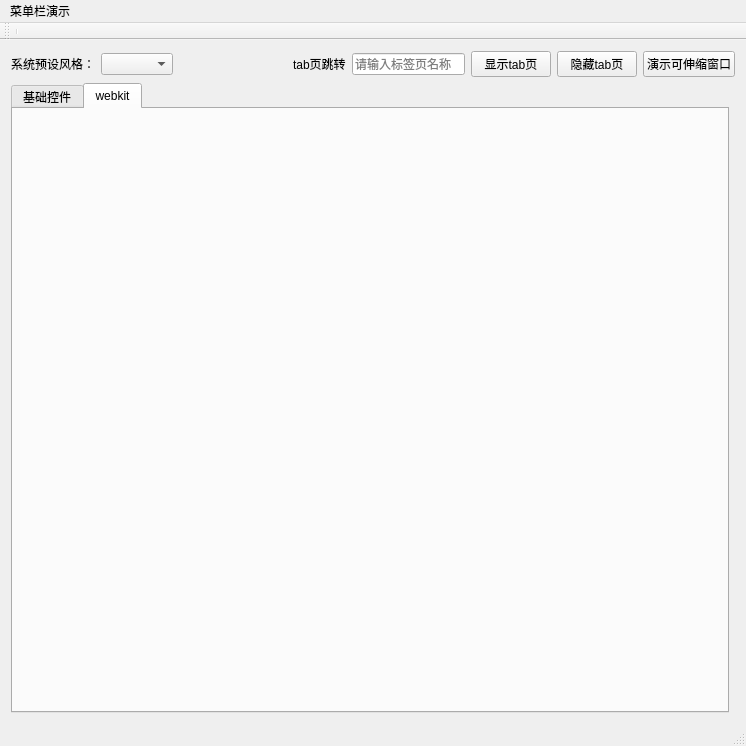
<?xml version="1.0" encoding="UTF-8"?>
<ui version="4.0">
 <class>MainWindow</class>
 <widget class="QMainWindow" name="MainWindow">
  <property name="geometry">
   <rect>
    <x>0</x>
    <y>0</y>
    <width>746</width>
    <height>704</height>
   </rect>
  </property>
  <property name="windowTitle">
   <string>MainWindow</string>
  </property>
  <widget class="QWidget" name="centralWidget">
   <layout class="QGridLayout" name="gridLayout_2">
    <item row="1" column="0" colspan="2">
     <layout class="QHBoxLayout" name="horizontalLayout">
      <item>
       <widget class="QLabel" name="label_3">
        <property name="text">
         <string>系统预设风格：</string>
        </property>
       </widget>
      </item>
      <item>
       <widget class="QComboBox" name="comboBox_2">
        <property name="editable">
         <bool>false</bool>
        </property>
        <property name="duplicatesEnabled">
         <bool>false</bool>
        </property>
        <property name="frame">
         <bool>true</bool>
        </property>
       </widget>
      </item>
      <item>
       <spacer name="horizontalSpacer">
        <property name="orientation">
         <enum>Qt::Horizontal</enum>
        </property>
        <property name="sizeHint" stdset="0">
         <size>
          <width>40</width>
          <height>20</height>
         </size>
        </property>
       </spacer>
      </item>
      <item>
       <widget class="QLabel" name="label_4">
        <property name="text">
         <string>tab页跳转</string>
        </property>
       </widget>
      </item>
      <item>
       <widget class="QLineEdit" name="lineEdit_2">
        <property name="placeholderText">
         <string>请输入标签页名称</string>
        </property>
       </widget>
      </item>
      <item>
       <widget class="QPushButton" name="pushButton_7">
        <property name="text">
         <string>显示tab页</string>
        </property>
       </widget>
      </item>
      <item>
       <widget class="QPushButton" name="pushButton_6">
        <property name="text">
         <string>隐藏tab页</string>
        </property>
       </widget>
      </item>
      <item>
       <widget class="QPushButton" name="pushButton_5">
        <property name="text">
         <string>演示可伸缩窗口</string>
        </property>
       </widget>
      </item>
     </layout>
    </item>
    <item row="2" column="0">
     <widget class="QTabWidget" name="tabWidget_2">
      <property name="currentIndex">
       <number>1</number>
      </property>
      <widget class="QWidget" name="tab_3">
       <attribute name="title">
        <string>基础控件</string>
       </attribute>
       <layout class="QGridLayout" name="gridLayout_3">
        <item row="0" column="0" colspan="2">
         <widget class="QToolBox" name="toolBox">
          <property name="currentIndex">
           <number>0</number>
          </property>
          <widget class="QWidget" name="page">
           <property name="geometry">
            <rect>
             <x>0</x>
             <y>0</y>
             <width>698</width>
             <height>69</height>
            </rect>
           </property>
           <attribute name="label">
            <string>富文本框标签</string>
           </attribute>
           <layout class="QVBoxLayout" name="verticalLayout_5">
            <item>
             <widget class="QLabel" name="label_2">
              <property name="text">
               <string>&lt;html&gt;&lt;head/&gt;&lt;body&gt;&lt;pre style=&quot; margin-top:0px; margin-bottom:0px; margin-left:40px; margin-right:40px; -qt-block-indent:1; text-indent:0px;&quot;&gt;&lt;span style=&quot; font-family:'Courier New'; font-size:12px; color:#333333; vertical-align:top;&quot;&gt;这也是一个文本标签，支持html，示例代码如下。&lt;/span&gt;&lt;/pre&gt;&lt;pre style=&quot; margin-top:0px; margin-bottom:0px; margin-left:40px; margin-right:40px; -qt-block-indent:1; text-indent:0px;&quot;&gt;&lt;a href=&quot;http://qt-project.org/doc/qt-4.8/qlabel.html&quot;&gt;&lt;span style=&quot; font-family:'Courier New'; font-size:12px; text-decoration: underline; color:#566e19; vertical-align:top;&quot;&gt;QLabel&lt;/span&gt;&lt;/a&gt;&lt;span style=&quot; font-family:'Courier New'; font-size:12px; color:#000000; vertical-align:top;&quot;&gt;*&lt;/span&gt;&lt;span style=&quot; font-family:'Courier New'; font-size:12px; color:#333333; vertical-align:top;&quot;&gt;label &lt;/span&gt;&lt;span style=&quot; font-family:'Courier New'; font-size:12px; color:#000000; vertical-align:top;&quot;&gt;=&lt;/span&gt;&lt;span style=&quot; font-family:'Courier New'; font-size:12px; color:#009900; vertical-align:top;&quot;&gt;new&lt;/span&gt;&lt;a href=&quot;http://qt-project.org/doc/qt-4.8/qlabel.html&quot;&gt;&lt;span style=&quot; font-family:'Courier New'; font-size:12px; text-decoration: underline; color:#566e19; vertical-align:top;&quot;&gt;QLabel&lt;/span&gt;&lt;/a&gt;&lt;span style=&quot; font-family:'Courier New'; font-size:12px; color:#000000; vertical-align:top;&quot;&gt;(&lt;/span&gt;&lt;span style=&quot; font-family:'Courier New'; font-size:12px; color:#666666; vertical-align:top;&quot;&gt;&amp;quot;&amp;lt;h2&amp;gt;&amp;lt;i&amp;gt;Hello&amp;lt;/i&amp;gt; &amp;quot;&lt;/span&gt;&lt;/pre&gt;&lt;pre style=&quot; margin-top:0px; margin-bottom:0px; margin-left:40px; margin-right:40px; -qt-block-indent:1; text-indent:0px;&quot;&gt;&lt;span style=&quot; font-family:'Courier New'; font-size:12px; color:#666666; vertical-align:top;&quot;&gt;&amp;quot;&amp;lt;font color=red&amp;gt;Qt!&amp;lt;/font&amp;gt;&amp;lt;/h2&amp;gt;&amp;quot;&lt;/span&gt;&lt;span style=&quot; font-family:'Courier New'; font-size:12px; color:#333333; vertical-align:top;&quot;&gt;, &lt;/span&gt;&lt;span style=&quot; font-family:'Courier New'; font-size:12px; color:#0000dd; vertical-align:top;&quot;&gt;0&lt;/span&gt;&lt;span style=&quot; font-family:'Courier New'; font-size:12px; color:#000000; vertical-align:top;&quot;&gt;)&lt;/span&gt;&lt;span style=&quot; font-family:'Courier New'; font-size:12px; color:#333333; vertical-align:top;&quot;&gt;;&lt;/span&gt;&lt;/pre&gt;&lt;/body&gt;&lt;/html&gt;</string>
              </property>
             </widget>
            </item>
           </layout>
          </widget>
          <widget class="QWidget" name="page_2">
           <property name="geometry">
            <rect>
             <x>0</x>
             <y>0</y>
             <width>698</width>
             <height>69</height>
            </rect>
           </property>
           <attribute name="label">
            <string>普通标签</string>
           </attribute>
           <layout class="QVBoxLayout" name="verticalLayout_6">
            <item>
             <widget class="QLabel" name="label">
              <property name="text">
               <string>标签控件支持换行
添加\n即可</string>
              </property>
             </widget>
            </item>
           </layout>
          </widget>
         </widget>
        </item>
        <item row="2" column="0">
         <widget class="QGroupBox" name="groupBox">
          <property name="title">
           <string>单选框&amp;复选框</string>
          </property>
          <property name="alignment">
           <set>Qt::AlignCenter</set>
          </property>
          <property name="flat">
           <bool>true</bool>
          </property>
          <property name="checkable">
           <bool>true</bool>
          </property>
          <layout class="QVBoxLayout" name="verticalLayout_4">
           <item>
            <widget class="QRadioButton" name="radioButton">
             <property name="toolTipDuration">
              <number>-10</number>
             </property>
             <property name="text">
              <string>单选框1</string>
             </property>
             <property name="checked">
              <bool>true</bool>
             </property>
            </widget>
           </item>
           <item>
            <widget class="QRadioButton" name="radioButton_2">
             <property name="text">
              <string>单选框1</string>
             </property>
             <property name="iconSize">
              <size>
               <width>32</width>
               <height>32</height>
              </size>
             </property>
            </widget>
           </item>
           <item>
            <widget class="QRadioButton" name="radioButton_3">
             <property name="text">
              <string>单选框1</string>
             </property>
            </widget>
           </item>
           <item>
            <widget class="QCheckBox" name="checkBox">
             <property name="text">
              <string>三态复选框</string>
             </property>
             <property name="checkable">
              <bool>true</bool>
             </property>
             <property name="checked">
              <bool>false</bool>
             </property>
             <property name="autoExclusive">
              <bool>false</bool>
             </property>
             <property name="tristate">
              <bool>true</bool>
             </property>
            </widget>
           </item>
          </layout>
         </widget>
        </item>
        <item row="3" column="0">
         <widget class="QTabWidget" name="tabWidget">
          <property name="currentIndex">
           <number>0</number>
          </property>
          <property name="documentMode">
           <bool>false</bool>
          </property>
          <property name="tabBarAutoHide">
           <bool>true</bool>
          </property>
          <widget class="QWidget" name="tab">
           <attribute name="title">
            <string>富文本框</string>
           </attribute>
           <layout class="QVBoxLayout" name="verticalLayout">
            <item>
             <widget class="QTextEdit" name="textEdit">
              <property name="html">
               <string>&lt;!DOCTYPE HTML PUBLIC &quot;-//W3C//DTD HTML 4.0//EN&quot; &quot;http://www.w3.org/TR/REC-html40/strict.dtd&quot;&gt;
&lt;html&gt;&lt;head&gt;&lt;meta name=&quot;qrichtext&quot; content=&quot;1&quot; /&gt;&lt;style type=&quot;text/css&quot;&gt;
p, li { white-space: pre-wrap; }
&lt;/style&gt;&lt;/head&gt;&lt;body style=&quot; font-family:'SimSun'; font-size:9pt; font-weight:400; font-style:normal;&quot;&gt;
&lt;p align=&quot;right&quot; style=&quot; margin-top:5px; margin-bottom:0px; margin-left:10px; margin-right:0px; -qt-block-indent:0; text-indent:0px;&quot;&gt;&lt;span style=&quot; font-size:12px; color:#777777;&quot;&gt;Quick Navigation&lt;/span&gt;&lt;span style=&quot; font-size:12px;&quot;&gt; &lt;/span&gt;&lt;a name=&quot;yui-gen32&quot;&gt;&lt;/a&gt;&lt;a href=&quot;https://www.qtcentre.org/threads/543-QLabel-with-HTML-style-formatting-docs?s=6053c114b3ae84d3f2a1ecd6719654b0&quot;&gt;&lt;span style=&quot; font-family:'Tahoma,Calibri,Verdana,Geneva,sans-serif'; font-size:10px; font-weight:600; text-decoration: underline; color:#566e19;&quot;&gt;Q&lt;/span&gt;&lt;/a&gt;&lt;span style=&quot; font-family:'Tahoma,Calibri,Verdana,Geneva,sans-serif'; font-size:10px; font-weight:600; color:#566e19;&quot;&gt;t Programming&lt;/span&gt;&lt;span style=&quot; font-size:12px;&quot;&gt; &lt;/span&gt;&lt;a href=&quot;https://www.qtcentre.org/threads/543-QLabel-with-HTML-style-formatting-docs#top&quot;&gt;&lt;span style=&quot; font-family:'Tahoma,Calibri,Verdana,Geneva,sans-serif'; font-size:10px; font-weight:600; text-decoration: underline; color:#566e19;&quot;&gt;Top&lt;/span&gt;&lt;/a&gt;&lt;span style=&quot; font-size:11px; font-weight:600; color:#5d5d5d;&quot;&gt;«&lt;/span&gt;&lt;span style=&quot; font-size:11px; color:#5d5d5d;&quot;&gt; &lt;/span&gt;&lt;a href=&quot;https://www.qtcentre.org/threads/543-QLabel-with-HTML-style-formatting-docs?s=6053c114b3ae84d3f2a1ecd6719654b0&amp;amp;goto=nextoldest&quot;&gt;&lt;span style=&quot; font-size:11px; text-decoration: underline; color:#a6ce39;&quot;&gt;Previous Thread&lt;/span&gt;&lt;/a&gt;&lt;span style=&quot; font-size:11px; color:#5d5d5d;&quot;&gt; | &lt;/span&gt;&lt;a href=&quot;https://www.qtcentre.org/threads/543-QLabel-with-HTML-style-formatting-docs?s=6053c114b3ae84d3f2a1ecd6719654b0&amp;amp;goto=nextnewest&quot;&gt;&lt;span style=&quot; font-size:11px; text-decoration: underline; color:#566e19;&quot;&gt;Next Thread&lt;/span&gt;&lt;/a&gt;&lt;span style=&quot; font-size:11px; color:#5d5d5d;&quot;&gt; &lt;/span&gt;&lt;span style=&quot; font-size:11px; font-weight:600; color:#5d5d5d;&quot;&gt;»&lt;/span&gt;&lt;/p&gt;
&lt;p style=&quot; margin-top:5px; margin-bottom:0px; margin-left:0px; margin-right:0px; -qt-block-indent:0; text-indent:0px;&quot;&gt;&lt;a name=&quot;thread_info&quot;&gt;&lt;/a&gt;&lt;span style=&quot; font-family:'Tahoma,Calibri,Verdana,Geneva,sans-serif'; font-size:medium; font-weight:600; color:#ffffff;&quot;&gt;S&lt;/span&gt;&lt;span style=&quot; font-family:'Tahoma,Calibri,Verdana,Geneva,sans-serif'; font-size:medium; font-weight:600; color:#ffffff;&quot;&gt;imilar Threads&lt;/span&gt;&lt;/p&gt;
&lt;p style=&quot; margin-top:0px; margin-bottom:0px; margin-left:0px; margin-right:0px; -qt-block-indent:1; text-indent:0px;&quot;&gt;&lt;a name=&quot;similar_threads_list&quot;&gt;&lt;/a&gt;&lt;a href=&quot;https://www.qtcentre.org/threads/12065-QLabel-ScaledContents-ignored-by-style-sheet?s=6053c114b3ae84d3f2a1ecd6719654b0&quot;&gt;&lt;span style=&quot; font-size:12px; text-decoration: underline; color:#566e19;&quot;&gt;Q&lt;/span&gt;&lt;/a&gt;&lt;span style=&quot; font-size:12px; color:#566e19;&quot;&gt;Label ScaledContents ignored by style sheet?&lt;/span&gt;&lt;/p&gt;
&lt;p style=&quot; margin-top:0px; margin-bottom:0px; margin-left:0px; margin-right:0px; -qt-block-indent:1; text-indent:0px;&quot;&gt;&lt;span style=&quot; font-size:11px; color:#3e3e3e;&quot;&gt;By WinchellChung in forum Newbie&lt;/span&gt;&lt;/p&gt;
&lt;p align=&quot;right&quot; style=&quot; margin-top:0px; margin-bottom:0px; margin-left:0px; margin-right:0px; -qt-block-indent:1; text-indent:0px;&quot;&gt;&lt;span style=&quot; font-family:'Tahoma,Calibri,Verdana,Geneva,sans-serif'; font-size:11px; color:#777777; background-color:#ffffff;&quot;&gt;Replies:&lt;/span&gt;&lt;span style=&quot; font-family:'Tahoma,Calibri,Verdana,Geneva,sans-serif'; font-size:11px; color:#3e3e3e; background-color:#ffffff;&quot;&gt; 3&lt;/span&gt;&lt;span style=&quot; color:#3e3e3e;&quot;&gt;&lt;br /&gt;&lt;/span&gt;&lt;/p&gt;&lt;/body&gt;&lt;/html&gt;</string>
              </property>
             </widget>
            </item>
           </layout>
          </widget>
          <widget class="QWidget" name="tab_2">
           <attribute name="title">
            <string>表格</string>
           </attribute>
           <layout class="QVBoxLayout" name="verticalLayout_2">
            <item>
             <widget class="QTableWidget" name="tableWidget">
              <row>
               <property name="text">
                <string>1</string>
               </property>
              </row>
              <row>
               <property name="text">
                <string>2</string>
               </property>
              </row>
              <row>
               <property name="text">
                <string>3</string>
               </property>
              </row>
              <row>
               <property name="text">
                <string>4</string>
               </property>
              </row>
              <row>
               <property name="text">
                <string>5</string>
               </property>
              </row>
              <row>
               <property name="text">
                <string>6</string>
               </property>
              </row>
              <row>
               <property name="text">
                <string>7</string>
               </property>
              </row>
              <row>
               <property name="text">
                <string>8</string>
               </property>
              </row>
              <row>
               <property name="text">
                <string>9</string>
               </property>
              </row>
              <row>
               <property name="text">
                <string>10</string>
               </property>
              </row>
              <column>
               <property name="text">
                <string>1</string>
               </property>
              </column>
              <column>
               <property name="text">
                <string>2</string>
               </property>
              </column>
              <column>
               <property name="text">
                <string>3</string>
               </property>
              </column>
              <column>
               <property name="text">
                <string>4</string>
               </property>
              </column>
              <column>
               <property name="text">
                <string>5</string>
               </property>
              </column>
              <column>
               <property name="text">
                <string>6</string>
               </property>
              </column>
              <column>
               <property name="text">
                <string>7</string>
               </property>
              </column>
              <column>
               <property name="text">
                <string>8</string>
               </property>
              </column>
              <column>
               <property name="text">
                <string>9</string>
               </property>
              </column>
              <column>
               <property name="text">
                <string>10</string>
               </property>
              </column>
              <item row="0" column="0">
               <property name="text">
                <string>Cell 1/1</string>
               </property>
              </item>
              <item row="0" column="1">
               <property name="text">
                <string>Cell 2/1</string>
               </property>
              </item>
              <item row="1" column="0">
               <property name="text">
                <string>Cell 1/2</string>
               </property>
              </item>
             </widget>
            </item>
           </layout>
          </widget>
         </widget>
        </item>
        <item row="3" column="1">
         <widget class="QGroupBox" name="groupBox_3">
          <property name="title">
           <string>输入控件</string>
          </property>
          <property name="checkable">
           <bool>true</bool>
          </property>
          <layout class="QGridLayout" name="gridLayout">
           <item row="2" column="0" colspan="2">
            <widget class="QDateTimeEdit" name="dateTimeEdit"/>
           </item>
           <item row="3" column="0">
            <widget class="QSlider" name="horizontalSlider">
             <property name="value">
              <number>60</number>
             </property>
             <property name="orientation">
              <enum>Qt::Horizontal</enum>
             </property>
            </widget>
           </item>
           <item row="0" column="0" colspan="2">
            <widget class="QLineEdit" name="lineEdit">
             <property name="text">
              <string>test</string>
             </property>
             <property name="echoMode">
              <enum>QLineEdit::Password</enum>
             </property>
            </widget>
           </item>
           <item row="3" column="1" rowspan="3">
            <widget class="QDial" name="dial">
             <property name="value">
              <number>30</number>
             </property>
            </widget>
           </item>
           <item row="6" column="0" colspan="2">
            <spacer name="verticalSpacer">
             <property name="orientation">
              <enum>Qt::Vertical</enum>
             </property>
             <property name="sizeHint" stdset="0">
              <size>
               <width>20</width>
               <height>40</height>
              </size>
             </property>
            </spacer>
           </item>
           <item row="1" column="0" colspan="2">
            <widget class="QSpinBox" name="spinBox"/>
           </item>
           <item row="4" column="0">
            <widget class="QScrollBar" name="horizontalScrollBar">
             <property name="value">
              <number>25</number>
             </property>
             <property name="orientation">
              <enum>Qt::Horizontal</enum>
             </property>
            </widget>
           </item>
          </layout>
         </widget>
        </item>
        <item row="2" column="1">
         <widget class="QGroupBox" name="groupBox_2">
          <property name="title">
           <string>按钮演示</string>
          </property>
          <property name="alignment">
           <set>Qt::AlignLeading|Qt::AlignLeft|Qt::AlignTop</set>
          </property>
          <layout class="QVBoxLayout" name="verticalLayout_3">
           <item>
            <widget class="QPushButton" name="pushButton">
             <property name="text">
              <string>这是一个图标加上文字的按钮</string>
             </property>
             <property name="icon">
              <iconset>
               <normaloff>screenshot_mac_frameless_window_qt_dark_style_enabled.png</normaloff>screenshot_mac_frameless_window_qt_dark_style_enabled.png</iconset>
             </property>
            </widget>
           </item>
           <item>
            <widget class="QPushButton" name="pushButton_2">
             <property name="styleSheet">
              <string notr="true">background-image: url(:/darkstyle/icon_branch_closed.png);</string>
             </property>
             <property name="text">
              <string>这是一个加背景图的按钮</string>
             </property>
             <property name="checkable">
              <bool>true</bool>
             </property>
             <property name="default">
              <bool>false</bool>
             </property>
            </widget>
           </item>
           <item>
            <widget class="QPushButton" name="pushButton_3">
             <property name="text">
              <string>这是一个透明按钮</string>
             </property>
             <property name="flat">
              <bool>true</bool>
             </property>
            </widget>
           </item>
           <item>
            <widget class="QPushButton" name="pushButton_4">
             <property name="styleSheet">
              <string notr="true">color: qlineargradient(spread:pad, x1:0, y1:0, x2:1, y2:0, stop:0 rgba(9, 41, 4, 255), stop:0.085 rgba(2, 79, 0, 255), stop:0.19 rgba(50, 147, 22, 255), stop:0.275 rgba(236, 191, 49, 255), stop:0.39 rgba(243, 61, 34, 255), stop:0.555 rgba(135, 81, 60, 255), stop:0.667 rgba(121, 75, 255, 255), stop:0.825 rgba(164, 255, 244, 255), stop:0.885 rgba(104, 222, 71, 255), stop:1 rgba(93, 128, 0, 255));
background-color: qlineargradient(spread:pad, x1:0, y1:0, x2:0, y2:1, stop:0 rgba(255, 0, 0, 255), stop:0.339795 rgba(255, 0, 0, 255), stop:0.339799 rgba(255, 255, 255, 255), stop:0.662444 rgba(255, 255, 255, 255), stop:0.662469 rgba(0, 0, 255, 255), stop:1 rgba(0, 0, 255, 255));</string>
             </property>
             <property name="text">
              <string>这是一个渐变色的例子</string>
             </property>
             <property name="default">
              <bool>true</bool>
             </property>
             <property name="flat">
              <bool>true</bool>
             </property>
            </widget>
           </item>
           <item>
            <widget class="QComboBox" name="comboBox">
             <property name="editable">
              <bool>true</bool>
             </property>
             <item>
              <property name="text">
               <string>New Item</string>
              </property>
             </item>
             <item>
              <property name="text">
               <string>New Item 2</string>
              </property>
             </item>
             <item>
              <property name="text">
               <string>New Item 3</string>
              </property>
             </item>
            </widget>
           </item>
          </layout>
         </widget>
        </item>
        <item row="4" column="0" colspan="2">
         <widget class="QProgressBar" name="progressBar">
          <property name="value">
           <number>24</number>
          </property>
         </widget>
        </item>
        <item row="1" column="0">
         <widget class="QCheckBox" name="checkBox_4">
          <property name="text">
           <string>禁用以下控件</string>
          </property>
          <property name="checked">
           <bool>false</bool>
          </property>
         </widget>
        </item>
       </layout>
      </widget>
      <widget class="QWidget" name="tab_4">
       <attribute name="title">
        <string>webkit</string>
       </attribute>
      </widget>
     </widget>
    </item>
   </layout>
  </widget>
  <widget class="QMenuBar" name="menuBar">
   <property name="geometry">
    <rect>
     <x>0</x>
     <y>0</y>
     <width>746</width>
     <height>23</height>
    </rect>
   </property>
   <widget class="QMenu" name="menuTest">
    <property name="title">
     <string>菜单栏演示</string>
    </property>
    <widget class="QMenu" name="menu">
     <property name="title">
      <string>多级</string>
     </property>
     <addaction name="action"/>
    </widget>
    <addaction name="menu"/>
    <addaction name="actionTest_2"/>
    <addaction name="separator"/>
    <addaction name="actionTest_3"/>
   </widget>
   <addaction name="menuTest"/>
  </widget>
  <widget class="QToolBar" name="mainToolBar">
   <attribute name="toolBarArea">
    <enum>TopToolBarArea</enum>
   </attribute>
   <attribute name="toolBarBreak">
    <bool>false</bool>
   </attribute>
   <addaction name="separator"/>
  </widget>
  <widget class="QStatusBar" name="statusBar"/>
  <action name="actionTest_2">
   <property name="checkable">
    <bool>true</bool>
   </property>
   <property name="checked">
    <bool>true</bool>
   </property>
   <property name="text">
    <string>可选按钮</string>
   </property>
  </action>
  <action name="actionTest_3">
   <property name="checkable">
    <bool>true</bool>
   </property>
   <property name="icon">
    <iconset>
     <normaloff>screenshot_mac_frameless_window_qt_dark_style_disabled.png</normaloff>screenshot_mac_frameless_window_qt_dark_style_disabled.png</iconset>
   </property>
   <property name="text">
    <string>带图标的</string>
   </property>
  </action>
  <action name="action">
   <property name="text">
    <string>二级</string>
   </property>
   <property name="toolTip">
    <string>二级</string>
   </property>
  </action>
 </widget>
 <layoutdefault spacing="6" margin="11"/>
 <resources>
  <include location="darkstyle.qrc"/>
  <include location="framelesswindow.qrc"/>
 </resources>
 <connections>
  <connection>
   <sender>checkBox_4</sender>
   <signal>toggled(bool)</signal>
   <receiver>groupBox_2</receiver>
   <slot>setDisabled(bool)</slot>
   <hints>
    <hint type="sourcelabel">
     <x>345</x>
     <y>247</y>
    </hint>
    <hint type="destinationlabel">
     <x>677</x>
     <y>422</y>
    </hint>
   </hints>
  </connection>
  <connection>
   <sender>checkBox_4</sender>
   <signal>toggled(bool)</signal>
   <receiver>groupBox</receiver>
   <slot>setDisabled(bool)</slot>
   <hints>
    <hint type="sourcelabel">
     <x>345</x>
     <y>247</y>
    </hint>
    <hint type="destinationlabel">
     <x>76</x>
     <y>422</y>
    </hint>
   </hints>
  </connection>
  <connection>
   <sender>checkBox_4</sender>
   <signal>toggled(bool)</signal>
   <receiver>tabWidget</receiver>
   <slot>setDisabled(bool)</slot>
   <hints>
    <hint type="sourcelabel">
     <x>345</x>
     <y>247</y>
    </hint>
    <hint type="destinationlabel">
     <x>243</x>
     <y>501</y>
    </hint>
   </hints>
  </connection>
  <connection>
   <sender>checkBox_4</sender>
   <signal>toggled(bool)</signal>
   <receiver>groupBox_3</receiver>
   <slot>setDisabled(bool)</slot>
   <hints>
    <hint type="sourcelabel">
     <x>345</x>
     <y>247</y>
    </hint>
    <hint type="destinationlabel">
     <x>677</x>
     <y>633</y>
    </hint>
   </hints>
  </connection>
  <connection>
   <sender>checkBox_4</sender>
   <signal>toggled(bool)</signal>
   <receiver>progressBar</receiver>
   <slot>setDisabled(bool)</slot>
   <hints>
    <hint type="sourcelabel">
     <x>345</x>
     <y>247</y>
    </hint>
    <hint type="destinationlabel">
     <x>627</x>
     <y>659</y>
    </hint>
   </hints>
  </connection>
  <connection>
   <sender>checkBox_4</sender>
   <signal>toggled(bool)</signal>
   <receiver>mainToolBar</receiver>
   <slot>setDisabled(bool)</slot>
   <hints>
    <hint type="sourcelabel">
     <x>345</x>
     <y>247</y>
    </hint>
    <hint type="destinationlabel">
     <x>105</x>
     <y>33</y>
    </hint>
   </hints>
  </connection>
  <connection>
   <sender>checkBox_4</sender>
   <signal>toggled(bool)</signal>
   <receiver>menuBar</receiver>
   <slot>setDisabled(bool)</slot>
   <hints>
    <hint type="sourcelabel">
     <x>345</x>
     <y>247</y>
    </hint>
    <hint type="destinationlabel">
     <x>64</x>
     <y>7</y>
    </hint>
   </hints>
  </connection>
  <connection>
   <sender>checkBox_4</sender>
   <signal>toggled(bool)</signal>
   <receiver>statusBar</receiver>
   <slot>setDisabled(bool)</slot>
   <hints>
    <hint type="sourcelabel">
     <x>345</x>
     <y>247</y>
    </hint>
    <hint type="destinationlabel">
     <x>533</x>
     <y>703</y>
    </hint>
   </hints>
  </connection>
  <connection>
   <sender>checkBox_4</sender>
   <signal>toggled(bool)</signal>
   <receiver>comboBox</receiver>
   <slot>setDisabled(bool)</slot>
   <hints>
    <hint type="sourcelabel">
     <x>345</x>
     <y>247</y>
    </hint>
    <hint type="destinationlabel">
     <x>547</x>
     <y>412</y>
    </hint>
   </hints>
  </connection>
  <connection>
   <sender>checkBox_4</sender>
   <signal>toggled(bool)</signal>
   <receiver>label</receiver>
   <slot>setDisabled(bool)</slot>
   <hints>
    <hint type="sourcelabel">
     <x>345</x>
     <y>247</y>
    </hint>
    <hint type="destinationlabel">
     <x>67</x>
     <y>216</y>
    </hint>
   </hints>
  </connection>
  <connection>
   <sender>comboBox_2</sender>
   <signal>currentIndexChanged(QString)</signal>
   <receiver>MainWindow</receiver>
   <slot>on_current_stylechanged(QString)</slot>
   <hints>
    <hint type="sourcelabel">
     <x>168</x>
     <y>65</y>
    </hint>
    <hint type="destinationlabel">
     <x>705</x>
     <y>106</y>
    </hint>
   </hints>
  </connection>
  <connection>
   <sender>pushButton_7</sender>
   <signal>clicked()</signal>
   <receiver>MainWindow</receiver>
   <slot>on_tab_show()</slot>
   <hints>
    <hint type="sourcelabel">
     <x>473</x>
     <y>56</y>
    </hint>
    <hint type="destinationlabel">
     <x>349</x>
     <y>-37</y>
    </hint>
   </hints>
  </connection>
  <connection>
   <sender>pushButton_6</sender>
   <signal>clicked()</signal>
   <receiver>MainWindow</receiver>
   <slot>on_tab_hide()</slot>
   <hints>
    <hint type="sourcelabel">
     <x>545</x>
     <y>56</y>
    </hint>
    <hint type="destinationlabel">
     <x>421</x>
     <y>-34</y>
    </hint>
   </hints>
  </connection>
  <connection>
   <sender>pushButton_5</sender>
   <signal>clicked()</signal>
   <receiver>MainWindow</receiver>
   <slot>on_expan_window()</slot>
   <hints>
    <hint type="sourcelabel">
     <x>639</x>
     <y>56</y>
    </hint>
    <hint type="destinationlabel">
     <x>829</x>
     <y>48</y>
    </hint>
   </hints>
  </connection>
  <connection>
   <sender>lineEdit_2</sender>
   <signal>textChanged(QString)</signal>
   <receiver>MainWindow</receiver>
   <slot>on_jump_tab(QString)</slot>
   <hints>
    <hint type="sourcelabel">
     <x>356</x>
     <y>54</y>
    </hint>
    <hint type="destinationlabel">
     <x>740</x>
     <y>59</y>
    </hint>
   </hints>
  </connection>
 </connections>
 <slots>
  <slot>on_current_stylechanged(QString)</slot>
  <slot>on_tab_show()</slot>
  <slot>on_tab_hide()</slot>
  <slot>on_expan_window()</slot>
  <slot>on_jump_tab(QString)</slot>
 </slots>
</ui>
